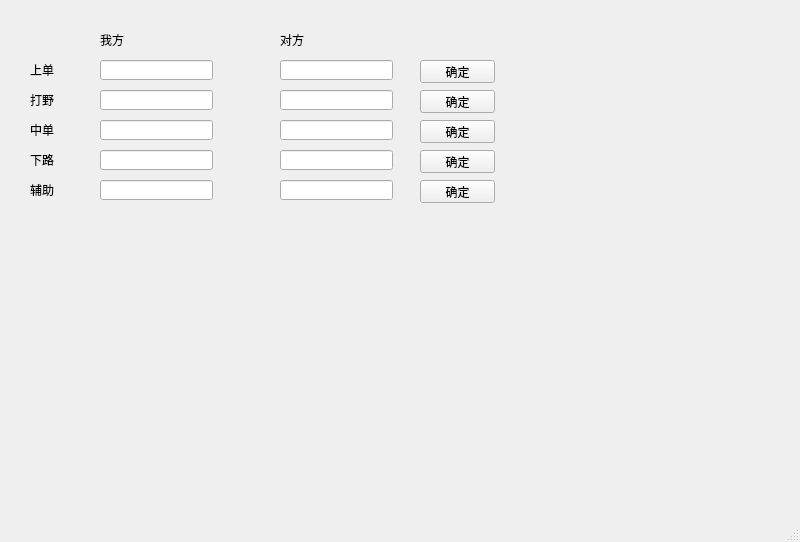
<?xml version="1.0" encoding="UTF-8"?>
<ui version="4.0">
 <class>MainWindow</class>
 <widget class="QMainWindow" name="MainWindow">
  <property name="geometry">
   <rect>
    <x>0</x>
    <y>0</y>
    <width>800</width>
    <height>542</height>
   </rect>
  </property>
  <property name="windowTitle">
   <string>MainWindow</string>
  </property>
  <widget class="QWidget" name="centralwidget">
   <widget class="QPushButton" name="pushButton">
    <property name="geometry">
     <rect>
      <x>420</x>
      <y>60</y>
      <width>75</width>
      <height>23</height>
     </rect>
    </property>
    <property name="text">
     <string>确定</string>
    </property>
   </widget>
   <widget class="QLineEdit" name="mtop">
    <property name="geometry">
     <rect>
      <x>100</x>
      <y>60</y>
      <width>113</width>
      <height>20</height>
     </rect>
    </property>
   </widget>
   <widget class="QLineEdit" name="mjug">
    <property name="geometry">
     <rect>
      <x>100</x>
      <y>90</y>
      <width>113</width>
      <height>20</height>
     </rect>
    </property>
   </widget>
   <widget class="QLineEdit" name="mmid">
    <property name="geometry">
     <rect>
      <x>100</x>
      <y>120</y>
      <width>113</width>
      <height>20</height>
     </rect>
    </property>
   </widget>
   <widget class="QLineEdit" name="mbot">
    <property name="geometry">
     <rect>
      <x>100</x>
      <y>150</y>
      <width>113</width>
      <height>20</height>
     </rect>
    </property>
   </widget>
   <widget class="QLineEdit" name="msup">
    <property name="geometry">
     <rect>
      <x>100</x>
      <y>180</y>
      <width>113</width>
      <height>20</height>
     </rect>
    </property>
   </widget>
   <widget class="QLineEdit" name="etop">
    <property name="geometry">
     <rect>
      <x>280</x>
      <y>60</y>
      <width>113</width>
      <height>20</height>
     </rect>
    </property>
   </widget>
   <widget class="QLineEdit" name="ejug">
    <property name="geometry">
     <rect>
      <x>280</x>
      <y>90</y>
      <width>113</width>
      <height>20</height>
     </rect>
    </property>
   </widget>
   <widget class="QLineEdit" name="emid">
    <property name="geometry">
     <rect>
      <x>280</x>
      <y>120</y>
      <width>113</width>
      <height>20</height>
     </rect>
    </property>
   </widget>
   <widget class="QLineEdit" name="ebot">
    <property name="geometry">
     <rect>
      <x>280</x>
      <y>150</y>
      <width>113</width>
      <height>20</height>
     </rect>
    </property>
   </widget>
   <widget class="QLineEdit" name="esup">
    <property name="geometry">
     <rect>
      <x>280</x>
      <y>180</y>
      <width>113</width>
      <height>20</height>
     </rect>
    </property>
    <property name="text">
     <string/>
    </property>
   </widget>
   <widget class="QLabel" name="label">
    <property name="geometry">
     <rect>
      <x>30</x>
      <y>60</y>
      <width>54</width>
      <height>20</height>
     </rect>
    </property>
    <property name="text">
     <string>上单</string>
    </property>
   </widget>
   <widget class="QLabel" name="label_2">
    <property name="geometry">
     <rect>
      <x>30</x>
      <y>90</y>
      <width>54</width>
      <height>20</height>
     </rect>
    </property>
    <property name="text">
     <string>打野</string>
    </property>
   </widget>
   <widget class="QLabel" name="label_3">
    <property name="geometry">
     <rect>
      <x>30</x>
      <y>120</y>
      <width>54</width>
      <height>20</height>
     </rect>
    </property>
    <property name="text">
     <string>中单</string>
    </property>
   </widget>
   <widget class="QLabel" name="label_4">
    <property name="geometry">
     <rect>
      <x>30</x>
      <y>150</y>
      <width>54</width>
      <height>20</height>
     </rect>
    </property>
    <property name="text">
     <string>下路</string>
    </property>
   </widget>
   <widget class="QLabel" name="label_5">
    <property name="geometry">
     <rect>
      <x>30</x>
      <y>180</y>
      <width>54</width>
      <height>20</height>
     </rect>
    </property>
    <property name="text">
     <string>辅助</string>
    </property>
   </widget>
   <widget class="QLabel" name="label_6">
    <property name="geometry">
     <rect>
      <x>100</x>
      <y>30</y>
      <width>71</width>
      <height>20</height>
     </rect>
    </property>
    <property name="text">
     <string>我方</string>
    </property>
   </widget>
   <widget class="QLabel" name="label_7">
    <property name="geometry">
     <rect>
      <x>280</x>
      <y>30</y>
      <width>54</width>
      <height>20</height>
     </rect>
    </property>
    <property name="text">
     <string>对方</string>
    </property>
   </widget>
   <widget class="QPushButton" name="pushButton_2">
    <property name="geometry">
     <rect>
      <x>420</x>
      <y>90</y>
      <width>75</width>
      <height>23</height>
     </rect>
    </property>
    <property name="text">
     <string>确定</string>
    </property>
   </widget>
   <widget class="QPushButton" name="pushButton_3">
    <property name="geometry">
     <rect>
      <x>420</x>
      <y>120</y>
      <width>75</width>
      <height>23</height>
     </rect>
    </property>
    <property name="text">
     <string>确定</string>
    </property>
   </widget>
   <widget class="QPushButton" name="pushButton_4">
    <property name="geometry">
     <rect>
      <x>420</x>
      <y>150</y>
      <width>75</width>
      <height>23</height>
     </rect>
    </property>
    <property name="text">
     <string>确定</string>
    </property>
   </widget>
   <widget class="QPushButton" name="pushButton_5">
    <property name="geometry">
     <rect>
      <x>420</x>
      <y>180</y>
      <width>75</width>
      <height>23</height>
     </rect>
    </property>
    <property name="text">
     <string>确定</string>
    </property>
   </widget>
  </widget>
  <widget class="QStatusBar" name="statusbar"/>
 </widget>
 <resources/>
 <connections/>
</ui>
